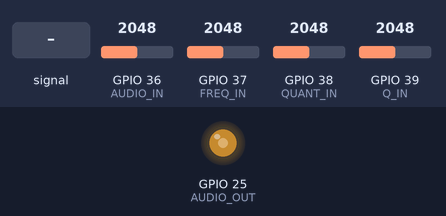
This sketch was run on a simulated ESP32. Parts: output pins drawn as LEDs (lit = HIGH). Inputs (shaded band) come from the test bench; at power-on: GPIO 36 (AUDIO_IN) = 2048, GPIO 37 (FREQ_IN) = 2048, GPIO 38 (QUANT_IN) = 2048, GPIO 39 (Q_IN) = 2048.

Above: at 1.2 s.
1.3 s: GPIO 36 (AUDIO_IN) fed a 200 Hz sine of ±327 counts around its level
4.3 s: GPIO 36 (AUDIO_IN) set to 2866
5.8 s: GPIO 36 (AUDIO_IN) fed a 1000 Hz sine of ±1023 counts around its level
8.8 s: GPIO 37 (FREQ_IN) set to 3972
Timing chart, 0 to 10.6 s (numbered marks = the images above; inputs shaded):
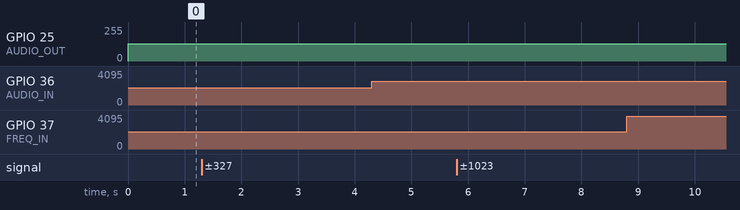

The sketch:

optimized.ino
```cpp
// Define the analog input pins
#define AUDIO_IN A0 // Audio input pin
#define FREQ_IN A1 // Frequency adjustment pin
#define QUANT_IN A2 // Frequency quantization pin
#define Q_IN A3 // Q factor adjustment pin

// Define the DAC output pin
#define AUDIO_OUT 25 // Audio output pin

// Define the sampling frequency and resolution
#define FS 44100 // Sampling frequency in Hz
#define RES 10 // Resolution in bits

// Define the filter parameters
#define N 2 // Filter order
#define BW 0.0595 // Bandwidth in octaves (one semitone)
#define PI 3.14159 // Pi constant

// Declare the filter coefficients and states
float glob_b[N+1]; // Feedforward coefficients
float glob_a[N+1]; // Feedback coefficients
float glob_x[N+1]; // Input states
float glob_y[N+1]; // Output states

// Declare the frequency and Q variables
float f; // Center frequency in Hz
float Q; // Q factor

// Declare the quantization variable
int q; // Number of quantization levels

// Helper for float mapping
float fmap(float x, float in_min, float in_max, float out_min, float out_max) {
  return (x - in_min) * (out_max - out_min) / (in_max - in_min) + out_min;
}

// Declare the input and output variables
int in; // Input value
int out; // Output value

void setup() {
  // Set the analog input pins to input mode
  pinMode(AUDIO_IN, INPUT);
  pinMode(FREQ_IN, INPUT);
  pinMode(QUANT_IN, INPUT);
  pinMode(Q_IN, INPUT);

  // Set the DAC output pin to output mode
  pinMode(AUDIO_OUT, OUTPUT);

  // Initialize the filter states to zero
  for (int i = 0; i <= N; i++) {
    glob_x[i] = 0;
    glob_y[i] = 0;
  }
}

void loop() {
  // Read the analog input values
  in = analogRead(AUDIO_IN);
  f = fmap(analogRead(FREQ_IN), 0, 4095, 20, 20000); // Map the frequency from 20 Hz to 20 kHz
  q = fmap(analogRead(QUANT_IN), 0, 4095, 2, 256); // Map the quantization levels from 2 to 256
  Q = fmap(analogRead(Q_IN), 0, 4095, 0.5, 10); // Map the Q factor from 0.5 to 10

  // Quantize the input value
  in = round(in / (1024 / q)) * (1024 / q);

  // Calculate the filter coefficients
  float w0 = 2.0f * PI * f / FS; // Angular frequency
  float alpha = sin(w0) / (2.0f * Q); // Alpha parameter
  float cosw = cos(w0);
  float norm = 1.0f / (1.0f + alpha);
  glob_b[0] = alpha * norm; // b0 coefficient
  glob_b[1] = 0; // b1 coefficient
  glob_b[2] = -alpha * norm; // b2 coefficient
  glob_a[0] = 1.0f; // a0 coefficient
  glob_a[1] = -2.0f * cosw * norm; // a1 coefficient
  glob_a[2] = (1.0f - alpha) * norm; // a2 coefficient

  // Apply the filter
  float current_x = (in - 2048) / 2048.0f;
  float current_y = glob_b[0] * current_x + glob_b[1] * glob_x[1] + glob_b[2] * glob_x[2]
                  - glob_a[1] * glob_y[1] - glob_a[2] * glob_y[2];

  // Shift the filter states
  glob_x[2] = glob_x[1];
  glob_x[1] = current_x;
  glob_y[2] = glob_y[1];
  glob_y[1] = current_y;

  // Scale the output value
  out = constrain((int)(current_y * 127) + 128, 0, 255);

  // Write the output value to the DAC
  dacWrite(AUDIO_OUT, out);
}
```
